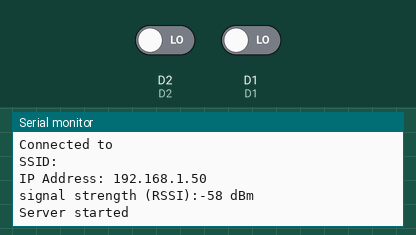
A sketch run on a simulated ESP8266 (NodeMCU). Shown: the last lines printed to the serial monitor. The test bench sets the inputs (shaded band); at power-on: D2 LOW, D1 LOW. WiFi joins after 1.5 s; servers stay silent unless stated; not simulated (calls return 0 or success): secrets.h.

Above: at 2.7 s.
2.8 s: D2 driven HIGH
At 3.9 s:
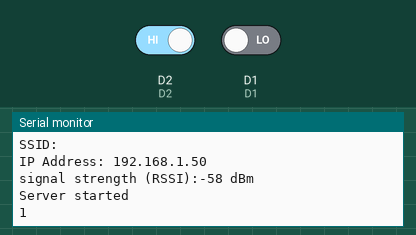
4.3 s: D1 driven HIGH
At 5.1 s:
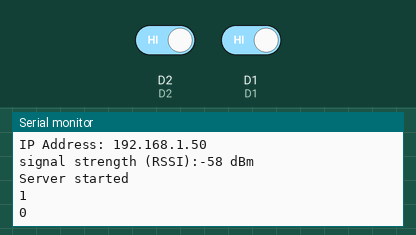

The sketch:

exercise_5.ino
```cpp
#include <ESP8266WiFi.h>

#include "pins.h"
#include "wifi.h"
#include "html.h"
#include "secrets.h"

WiFiServer server(80);
byte b1 = LOW;
byte b1_prev = LOW;
byte b2 = LOW;
byte b2_prev = LOW;
int counter = 0;

void setup() {
  // Initialize serial
  Serial.begin(115200);

  // Initialize gpio pins
  pinMode(D1, INPUT);
  pinMode(D2, INPUT);

  // Connect to WiFi network
  connectToWiFi(WLAN_SSID, WLAN_PASS);
  printWifiStatus();

  // Start the TCP server
  server.begin();
  Serial.println("\nServer started");
}

void loop() {

  // Read value from gpio pins
  b1 = digitalRead(D1);
  b2 = digitalRead(D2);

  // Check which pins go from HIGH to LOW or LOW to HIGH
  if (b1_prev == LOW && b1 == HIGH) {
    counter--;
    Serial.println(counter);
    b1_prev = HIGH;
  } else if (b1_prev == HIGH && b1 == LOW) {
    b1_prev = LOW;
  }

  if (b2_prev == LOW && b2 == HIGH) {
    counter++;
    Serial.println(counter);
    b2_prev = HIGH;
  } else if (b2_prev == HIGH && b2 == LOW) {
    b2_prev = LOW;
  }

  // Check if there are clients connect to our TCP server
  WiFiClient client = server.available();
  if (!client) {
    return;
  }

  // Read (and discard) the client request data
  while (!client.available()) {
    client.read();
  }

  // Send HTTP reply to the client
  client.flush();
  client.println(beginHTML());
  client.print("<h1>");
  client.print(counter);
  client.println("</h1>");
  client.println(endHTML());

}
```

html.cpp
```cpp
#include "html.h"

String beginHTML() {
  String html = "\
HTTP/1.1 200 OK\n\
Content-Type: text/html\n\
\n\
<!DOCTYPE HTML>\n\
<html>\n\
  <head>\n\
    <meta http-equiv=\"refresh\" content=\"1\" />\n\
  </head>\n\
  <body>\n\
";

  return html;
}

String endHTML() {
  String html = "\n\
  </body>\n\
</html>\n\
";

  return html;
}
```

html.h
```cpp
#ifndef HTML_H
#define HTML_H

#include <Arduino.h>

String beginHTML();
String endHTML();

#endif
```

wifi.cpp
```cpp
#include "wifi.h"

void connectToWiFi(const char* ssid, const char* password) {
  Serial.print("Connecting to wireless network ");
  Serial.println(ssid);

  WiFi.begin(ssid, password);

  while(WiFi.status() != WL_CONNECTED) {
    delay(500);
    Serial.print(".");
  }
  Serial.print("\n\nConnected to ");
  Serial.println(ssid);
}

void printWifiStatus() {
  // print the SSID of the network you're attached to:
  Serial.print("SSID: ");
  Serial.println(WiFi.SSID());

  // print your WiFi shield's IP address:
  IPAddress ip = WiFi.localIP();
  Serial.print("IP Address: ");
  Serial.println(ip);

  // print the received signal strength:
  long rssi = WiFi.RSSI();
  Serial.print("signal strength (RSSI):");
  Serial.print(rssi);
  Serial.println(" dBm");
}
```

wifi.h
```cpp
#ifndef WIFI_H
#define WIFI_H

#include <ESP8266WiFi.h>

void connectToWiFi(const char * ssid, const char * password);
void printWifiStatus();

#endif
```

pins.h
```cpp
// left side of board (usb port pointing down)
#define S3 10
#define S2 9

// right side of board (usb port pointing down)
#define D1 5
#define D2 4
#define D4 2
#define D5 14
#define D6 12
#define D7 13
#define D8 15
#define RX 3
#define TX 1
```

Measured:
- after the input at 2.8 s, the serial monitor: prints a new line at once (image 1)
- after the input at 4.3 s, the serial monitor: prints a new line at once (image 2)
